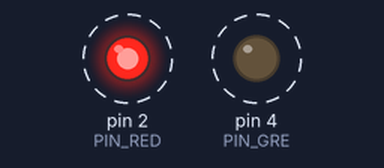
Bench run of a sketch on a simulated Arduino Uno, built with avr-gcc and run on an emulated ATmega328P. Shown: output pins drawn as LEDs (lit = HIGH). Dashed ring = blinking.

Above: at 0.5 s.
Timing chart, 0 to 4.6 s (numbered marks = the images above):
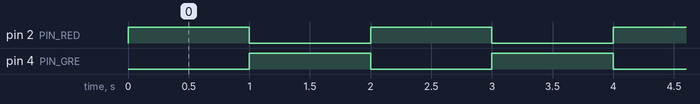

The sketch:

1.ex_LED_UNO_.ino
```cpp
// (licence header left out)
int PORT_LED = 0;
int PIN_RED = 2;
int PIN_GRE = 4;

void setup()
{
  pinMode(PIN_RED, OUTPUT);
  pinMode(PIN_GRE, OUTPUT);
}

void loop()
{
  digitalWrite(PIN_RED, HIGH);
  digitalWrite(PIN_GRE, LOW);
  delay(1000);

  digitalWrite(PIN_RED, LOW);
  digitalWrite(PIN_GRE, HIGH);
  delay(1000);
}
```

Measured:
- by itself, pin 2 (PIN_RED), pin 4 (PIN_GRE): alternates HIGH for 1.0 s and LOW for 1.0 s
